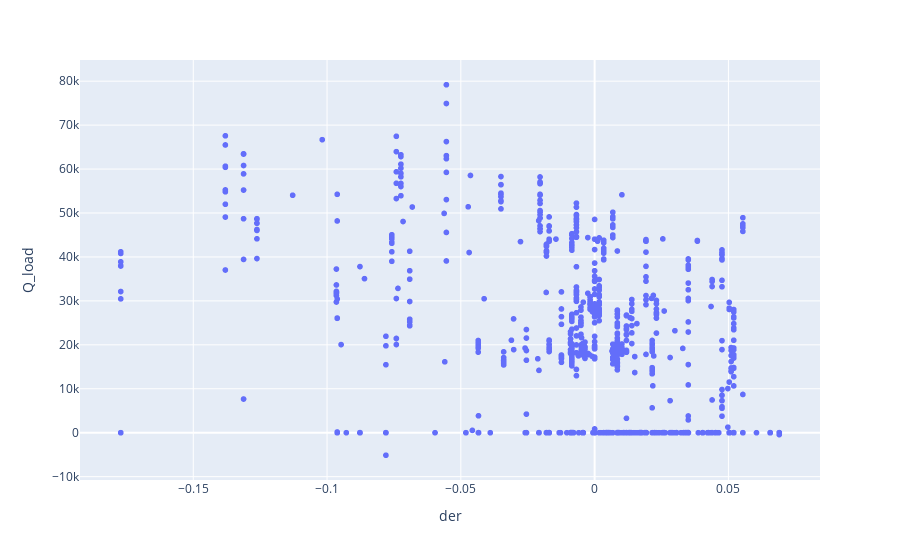

This figure's notebook cell:
### Code cell
df.plot.scatter(x='der', y='Q_load', c='DarkBlue')

### Figure 1 — Plotly figure (JSON) as saved in the notebook; plotly's stock layout.template omitted (floating-point values rounded to 4 significant figures; data arrays with more than 128 entries replaced by an {"elided": "..."} marker saying what was removed)
{"data": [{"hovertemplate": "der=%{x}<br>Q_load=%{y}<extra></extra>", "legendgroup": "", "marker": {"color": "#636efa", "symbol": "circle"}, "mode": "markers", "name": "", "showlegend": false, "type": "scattergl", "x": {"elided": "1921 float values"}, "xaxis": "x", "y": {"elided": "1921 float values"}, "yaxis": "y"}], "layout": {"legend": {"tracegroupgap": 0}, "margin": {"t": 60}, "xaxis": {"anchor": "y", "domain": [0, 1], "title": {"text": "der"}}, "yaxis": {"anchor": "x", "domain": [0, 1], "title": {"text": "Q_load"}}}}
